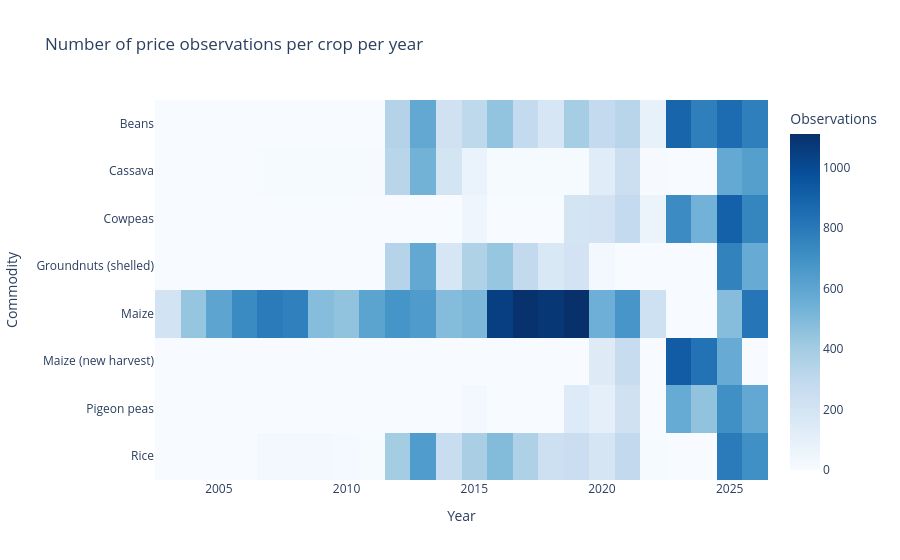

Notebook source saved alongside this figure:
### Code cell
fig = px.imshow(by_year.T, aspect="auto", color_continuous_scale="Blues",
                labels=dict(x="Year", y="Commodity", color="Observations"),
                title="Number of price observations per crop per year")
fig.show()

### Figure 1 — Plotly figure (JSON) as saved in the notebook; plotly's stock layout.template omitted (floating-point values rounded to 4 significant figures; data arrays with more than 128 entries replaced by an {"elided": "..."} marker saying what was removed)
{"data": [{"coloraxis": "coloraxis", "hovertemplate": "Year: %{x}<br>Commodity: %{y}<br>Observations: %{z}<extra></extra>", "name": "0", "type": "heatmap", "x": [2003, 2004, 2005, 2006, 2007, 2008, 2009, 2010, 2011, 2012, 2013, 2014, 2015, 2016, 2017, 2018, 2019, 2020, 2021, 2022, 2023, 2024, 2025, 2026], "xaxis": "x", "y": ["Beans", "Cassava", "Cowpeas", "Groundnuts (shelled)", "Maize", "Maize (new harvest)", "Pigeon peas", "Rice"], "yaxis": "y", "z": {"elided": "8x24 int values"}}], "layout": {"coloraxis": {"autocolorscale": false, "colorbar": {"title": {"text": "Observations"}}, "colorscale": [[0, "rgb(247,251,255)"], [0.125, "rgb(222,235,247)"], [0.25, "rgb(198,219,239)"], [0.375, "rgb(158,202,225)"], [0.5, "rgb(107,174,214)"], [0.625, "rgb(66,146,198)"], [0.75, "rgb(33,113,181)"], [0.875, "rgb(8,81,156)"], [1, "rgb(8,48,107)"]]}, "title": {"text": "Number of price observations per crop per year"}, "xaxis": {"anchor": "y", "domain": [0, 1], "title": {"text": "Year"}}, "yaxis": {"anchor": "x", "autorange": "reversed", "domain": [0, 1], "title": {"text": "Commodity"}}}}
